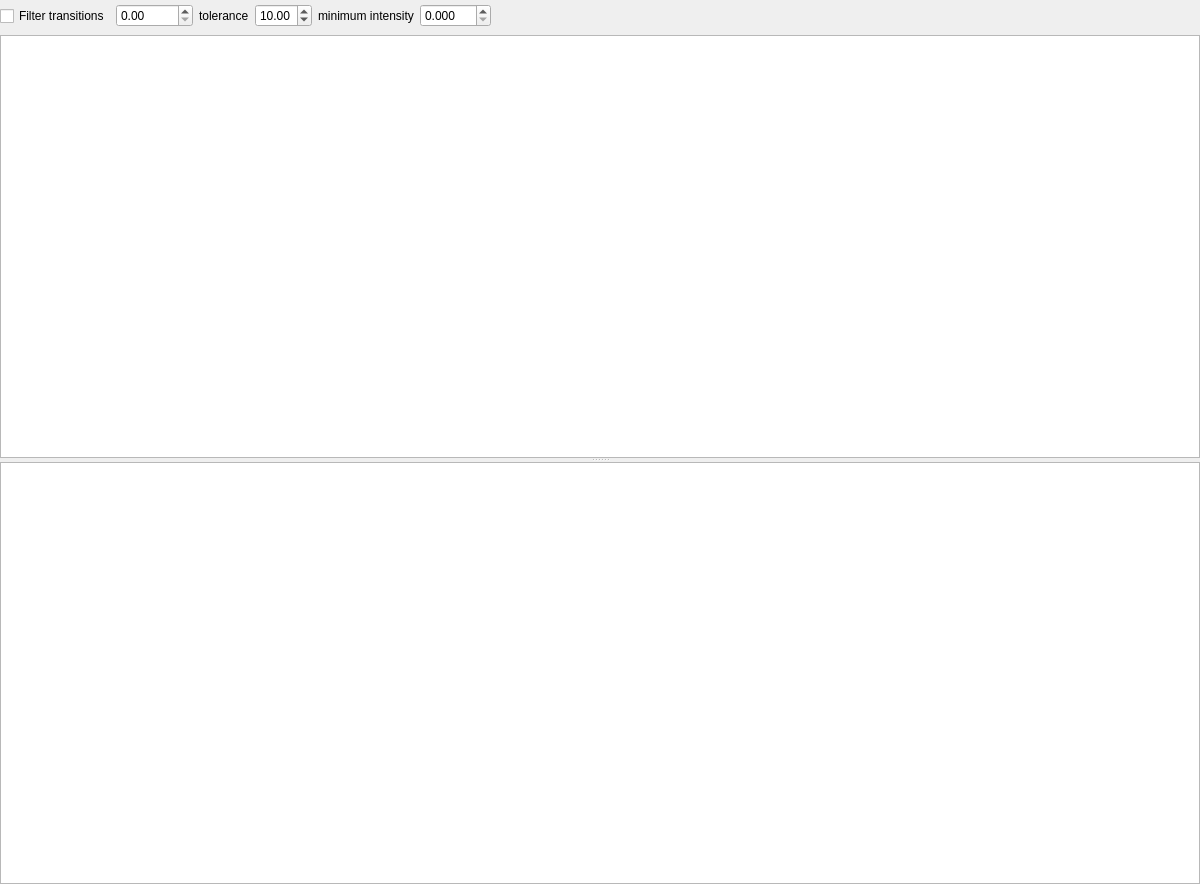
<?xml version="1.0" encoding="UTF-8"?>
<ui version="4.0">
 <class>SchemeEditor</class>
 <widget class="QWidget" name="SchemeEditor">
  <property name="geometry">
   <rect>
    <x>0</x>
    <y>0</y>
    <width>1200</width>
    <height>884</height>
   </rect>
  </property>
  <property name="windowTitle">
   <string>SchemeEditor</string>
  </property>
  <property name="dockNestingEnabled" stdset="0">
   <bool>true</bool>
  </property>
  <layout class="QGridLayout" name="gridLayout">
   <property name="leftMargin">
    <number>0</number>
   </property>
   <property name="topMargin">
    <number>0</number>
   </property>
   <property name="rightMargin">
    <number>0</number>
   </property>
   <property name="bottomMargin">
    <number>0</number>
   </property>
   <property name="verticalSpacing">
    <number>3</number>
   </property>
   <item row="0" column="0">
    <layout class="QHBoxLayout" name="horizontalLayout">
     <item>
      <widget class="QCheckBox" name="checkFilterTransitions">
       <property name="sizePolicy">
        <sizepolicy hsizetype="Maximum" vsizetype="Fixed">
         <horstretch>0</horstretch>
         <verstretch>0</verstretch>
        </sizepolicy>
       </property>
       <property name="text">
        <string>Filter transitions</string>
       </property>
      </widget>
     </item>
     <item>
      <widget class="QDoubleSpinBox" name="doubleTargetTransition">
       <property name="sizePolicy">
        <sizepolicy hsizetype="Maximum" vsizetype="Fixed">
         <horstretch>0</horstretch>
         <verstretch>0</verstretch>
        </sizepolicy>
       </property>
       <property name="maximum">
        <double>99999.990000000005239</double>
       </property>
      </widget>
     </item>
     <item>
      <widget class="QLabel" name="label">
       <property name="sizePolicy">
        <sizepolicy hsizetype="Maximum" vsizetype="Preferred">
         <horstretch>0</horstretch>
         <verstretch>0</verstretch>
        </sizepolicy>
       </property>
       <property name="text">
        <string>tolerance</string>
       </property>
      </widget>
     </item>
     <item>
      <widget class="QDoubleSpinBox" name="doubleTransitionTolerance">
       <property name="sizePolicy">
        <sizepolicy hsizetype="Maximum" vsizetype="Fixed">
         <horstretch>0</horstretch>
         <verstretch>0</verstretch>
        </sizepolicy>
       </property>
       <property name="value">
        <double>10.000000000000000</double>
       </property>
      </widget>
     </item>
     <item>
      <widget class="QLabel" name="label_3">
       <property name="sizePolicy">
        <sizepolicy hsizetype="Maximum" vsizetype="Preferred">
         <horstretch>0</horstretch>
         <verstretch>0</verstretch>
        </sizepolicy>
       </property>
       <property name="text">
        <string>minimum intensity</string>
       </property>
      </widget>
     </item>
     <item>
      <widget class="QDoubleSpinBox" name="doubleMinIntensity">
       <property name="sizePolicy">
        <sizepolicy hsizetype="Maximum" vsizetype="Fixed">
         <horstretch>0</horstretch>
         <verstretch>0</verstretch>
        </sizepolicy>
       </property>
       <property name="decimals">
        <number>3</number>
       </property>
       <property name="maximum">
        <double>100.000000000000000</double>
       </property>
       <property name="singleStep">
        <double>0.050000000000000</double>
       </property>
       <property name="value">
        <double>0.000000000000000</double>
       </property>
      </widget>
     </item>
     <item>
      <widget class="QLabel" name="label_2">
       <property name="text">
        <string/>
       </property>
      </widget>
     </item>
     <item>
      <widget class="QPushButton" name="pushPrefs">
       <property name="sizePolicy">
        <sizepolicy hsizetype="Maximum" vsizetype="Fixed">
         <horstretch>0</horstretch>
         <verstretch>0</verstretch>
        </sizepolicy>
       </property>
       <property name="minimumSize">
        <size>
         <width>0</width>
         <height>32</height>
        </size>
       </property>
       <property name="text">
        <string/>
       </property>
       <property name="icon">
        <iconset resource="../resources/nuclei.qrc">
         <normaloff>:/toolbar/configure.png</normaloff>:/toolbar/configure.png</iconset>
       </property>
       <property name="iconSize">
        <size>
         <width>22</width>
         <height>22</height>
        </size>
       </property>
       <property name="flat">
        <bool>true</bool>
       </property>
      </widget>
     </item>
     <item>
      <widget class="QPushButton" name="pushShowAll">
       <property name="sizePolicy">
        <sizepolicy hsizetype="Maximum" vsizetype="Fixed">
         <horstretch>0</horstretch>
         <verstretch>0</verstretch>
        </sizepolicy>
       </property>
       <property name="minimumSize">
        <size>
         <width>0</width>
         <height>32</height>
        </size>
       </property>
       <property name="text">
        <string/>
       </property>
       <property name="icon">
        <iconset resource="../resources/nuclei.qrc">
         <normaloff>:/toolbar/zoom-fit-best.png</normaloff>:/toolbar/zoom-fit-best.png</iconset>
       </property>
       <property name="iconSize">
        <size>
         <width>22</width>
         <height>22</height>
        </size>
       </property>
       <property name="flat">
        <bool>true</bool>
       </property>
      </widget>
     </item>
     <item>
      <widget class="QPushButton" name="pushExportSvg">
       <property name="sizePolicy">
        <sizepolicy hsizetype="Maximum" vsizetype="Fixed">
         <horstretch>0</horstretch>
         <verstretch>0</verstretch>
        </sizepolicy>
       </property>
       <property name="minimumSize">
        <size>
         <width>0</width>
         <height>32</height>
        </size>
       </property>
       <property name="text">
        <string/>
       </property>
       <property name="icon">
        <iconset resource="../resources/nuclei.qrc">
         <normaloff>:/toolbar/image-svg+xml.png</normaloff>:/toolbar/image-svg+xml.png</iconset>
       </property>
       <property name="iconSize">
        <size>
         <width>22</width>
         <height>22</height>
        </size>
       </property>
       <property name="flat">
        <bool>true</bool>
       </property>
      </widget>
     </item>
     <item>
      <widget class="QPushButton" name="pushExportPdf">
       <property name="sizePolicy">
        <sizepolicy hsizetype="Maximum" vsizetype="Fixed">
         <horstretch>0</horstretch>
         <verstretch>0</verstretch>
        </sizepolicy>
       </property>
       <property name="minimumSize">
        <size>
         <width>0</width>
         <height>32</height>
        </size>
       </property>
       <property name="text">
        <string/>
       </property>
       <property name="icon">
        <iconset resource="../resources/nuclei.qrc">
         <normaloff>:/toolbar/application-pdf.png</normaloff>:/toolbar/application-pdf.png</iconset>
       </property>
       <property name="iconSize">
        <size>
         <width>22</width>
         <height>22</height>
        </size>
       </property>
       <property name="flat">
        <bool>true</bool>
       </property>
      </widget>
     </item>
    </layout>
   </item>
   <item row="1" column="0">
    <layout class="QVBoxLayout" name="verticalLayout_2">
     <item>
      <widget class="QSplitter" name="splitter">
       <property name="orientation">
        <enum>Qt::Vertical</enum>
       </property>
       <widget class="QGraphicsView" name="decayView">
        <property name="sizePolicy">
         <sizepolicy hsizetype="Expanding" vsizetype="Expanding">
          <horstretch>1</horstretch>
          <verstretch>0</verstretch>
         </sizepolicy>
        </property>
       </widget>
       <widget class="QTextBrowser" name="textBrowser">
        <property name="maximumSize">
         <size>
          <width>16777215</width>
          <height>16777215</height>
         </size>
        </property>
        <property name="font">
         <font>
          <pointsize>17</pointsize>
         </font>
        </property>
       </widget>
      </widget>
     </item>
    </layout>
   </item>
  </layout>
  <action name="actionShow_all">
   <property name="icon">
    <iconset resource="../resources/nuclei.qrc">
     <normaloff>:/toolbar/zoom-fit-best.png</normaloff>:/toolbar/zoom-fit-best.png</iconset>
   </property>
   <property name="text">
    <string>Show all</string>
   </property>
   <property name="toolTip">
    <string>Show all</string>
   </property>
  </action>
  <action name="actionSVG_Export">
   <property name="icon">
    <iconset resource="../resources/nuclei.qrc">
     <normaloff>:/toolbar/image-svg+xml.png</normaloff>:/toolbar/image-svg+xml.png</iconset>
   </property>
   <property name="text">
    <string>SVG Export</string>
   </property>
   <property name="toolTip">
    <string>Export as SVG File</string>
   </property>
  </action>
  <action name="actionPDF_Export">
   <property name="icon">
    <iconset resource="../resources/nuclei.qrc">
     <normaloff>:/toolbar/application-pdf.png</normaloff>:/toolbar/application-pdf.png</iconset>
   </property>
   <property name="text">
    <string>PDF Export</string>
   </property>
   <property name="toolTip">
    <string>Export as PDF File</string>
   </property>
   <property name="shortcut">
    <string>Ctrl+P</string>
   </property>
  </action>
 </widget>
 <layoutdefault spacing="6" margin="11"/>
 <resources>
  <include location="../resources/nuclei.qrc"/>
 </resources>
 <connections/>
</ui>
